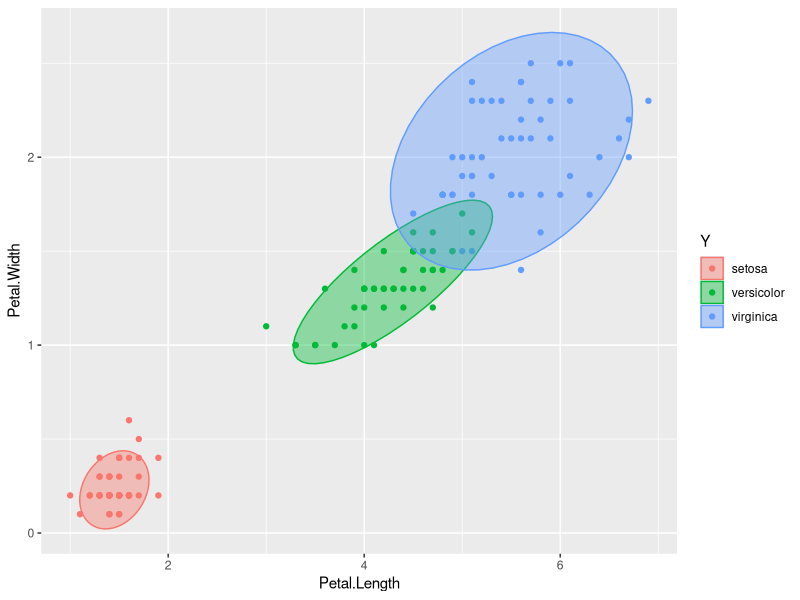
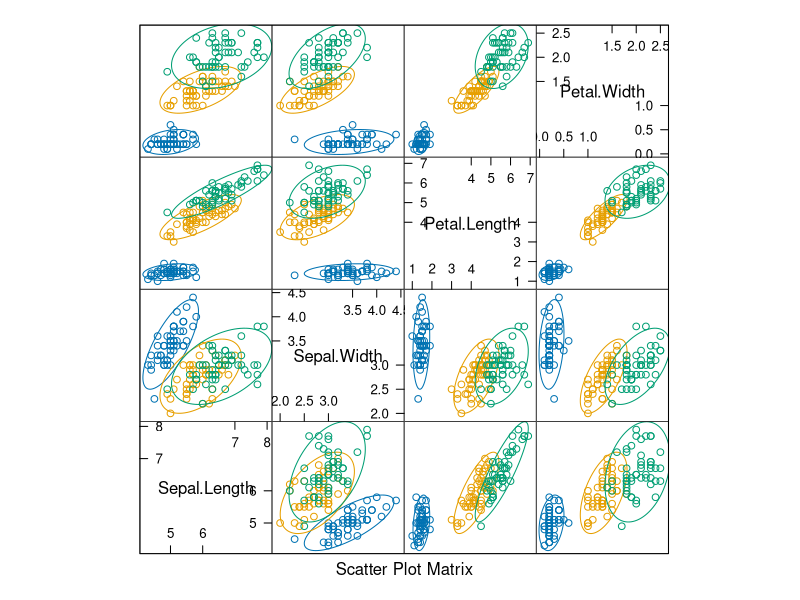
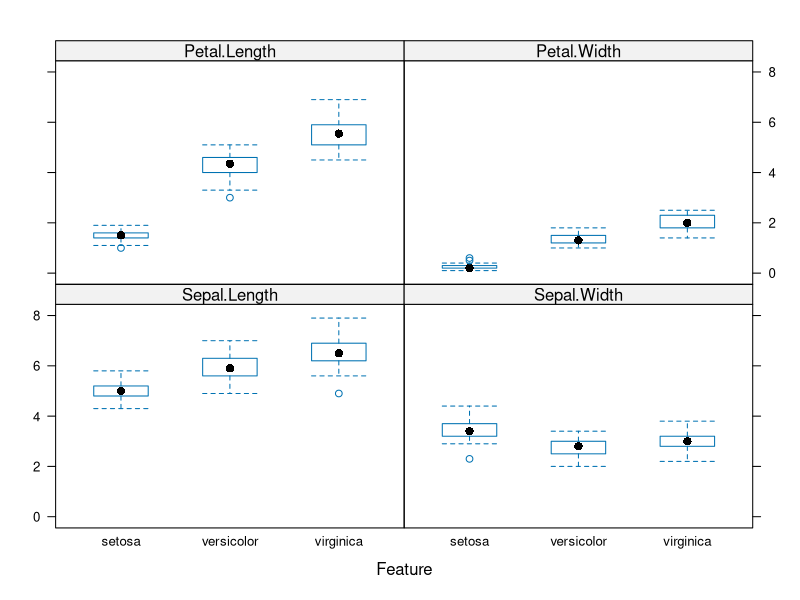
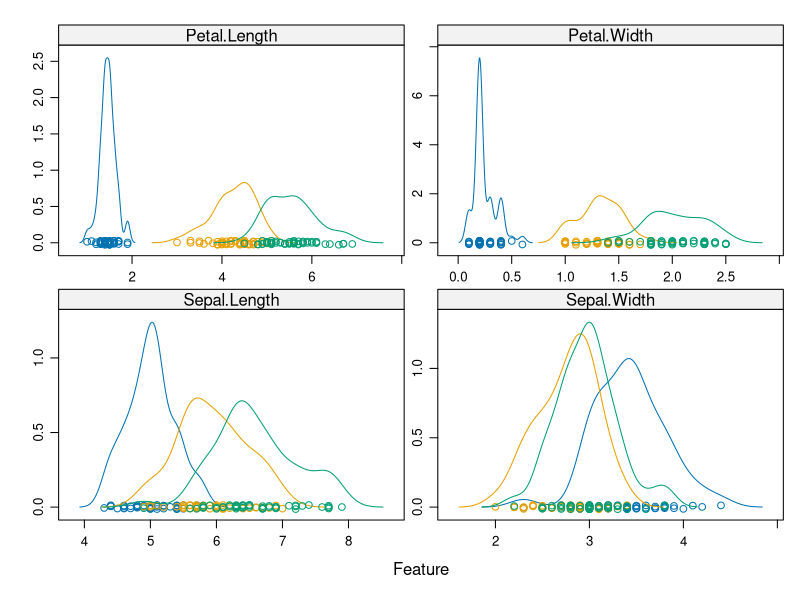
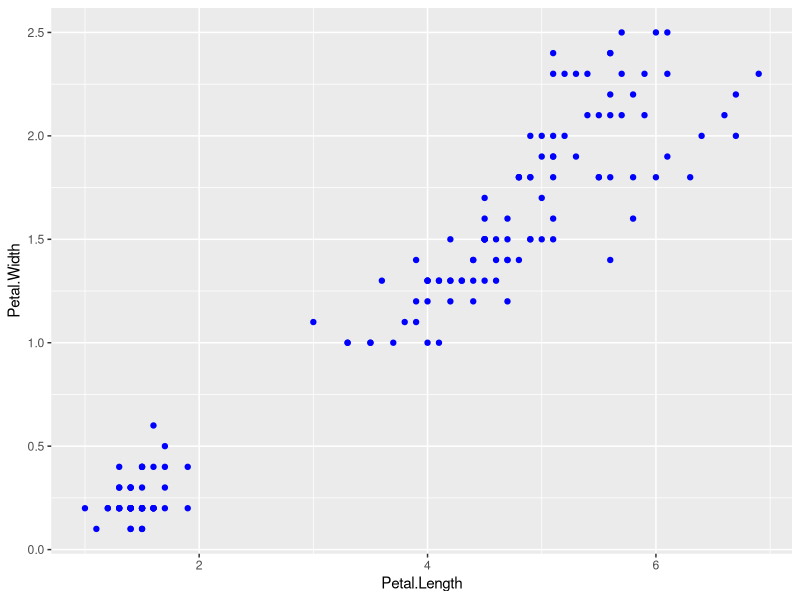
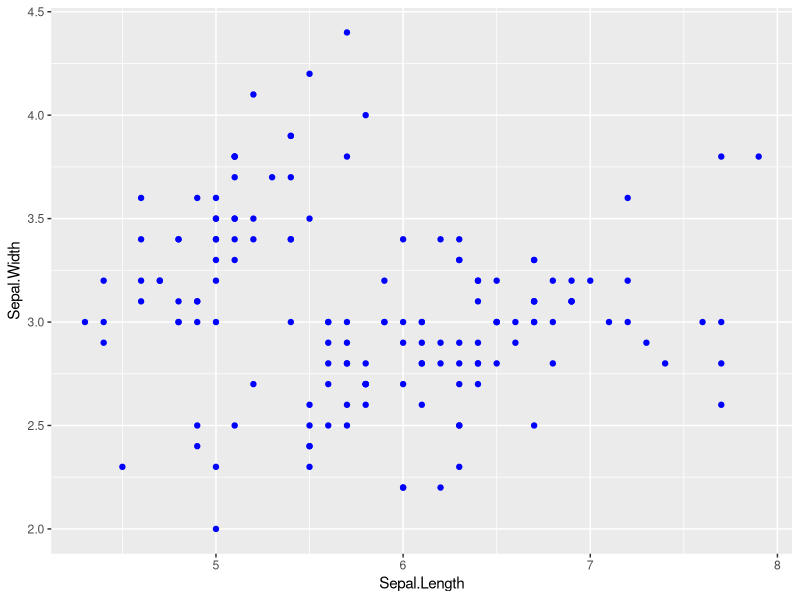
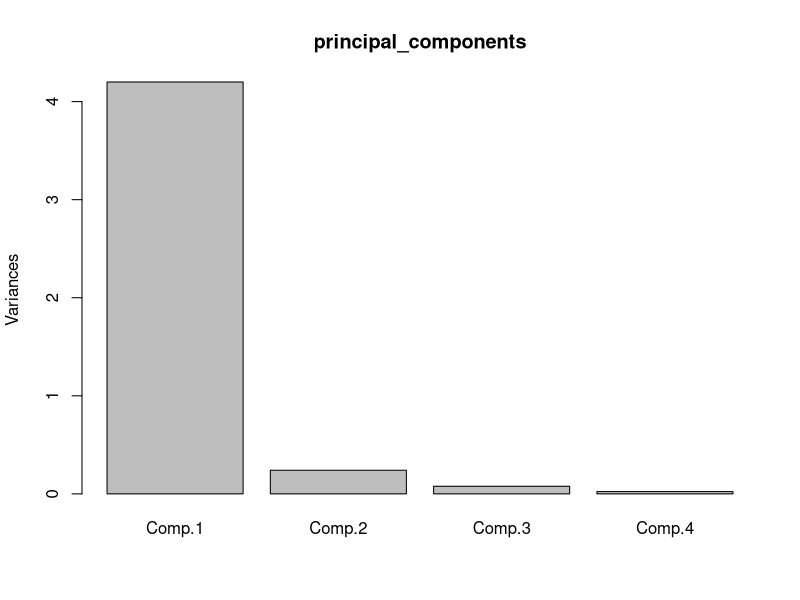
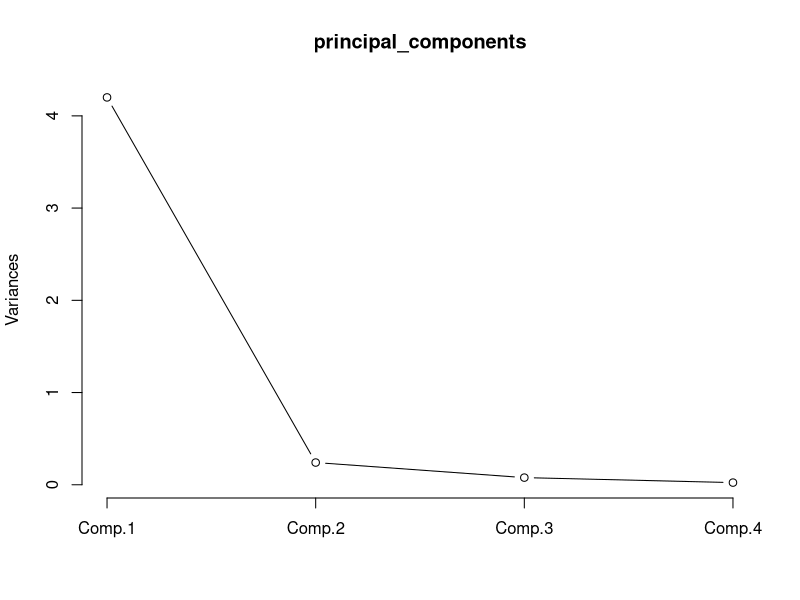

Write the R code that produced these figures, in order.
##########################################
### Principal Component Analysis (PCA) ###
##########################################

library(caret)
library(ggfortify)

# PCA with iris dataset
iris.df <- iris
head(iris.df)

# creating another dataframe from iris dataset that contains the columns from 1 to 4
X <- iris.df[,1:4]
Y <- iris.df[,5]

## scatter plot of 2 variables colored by class
ggplot(X, aes(x = Petal.Length, y = Petal.Width, color = Y, fill = Y)) + geom_point() + 
  stat_ellipse(type = "t",geom = "polygon",alpha = 0.4)

## feature-class plots
featurePlot(x=X, y=Y, plot="ellipse")

featurePlot(x=X, y=Y, plot="box")

scales <- list(x=list(relation="free"), y=list(relation="free"))
featurePlot(x=X, y=Y, plot="density", scales=scales)

## Variance/Covariance/correlation

var(X$Petal.Width)
var(X$Petal.Length)
cov(X$Petal.Length,X$Petal.Width)
cor(X$Petal.Length,X$Petal.Width)

## scatter plot of 2 variables
ggplot(X, aes(x = Petal.Length, y = Petal.Width)) + geom_point(color="blue")

var(X$Sepal.Width)
var(X$Sepal.Length)
cov(X$Sepal.Length,X$Sepal.Width)
cor(X$Sepal.Length,X$Sepal.Width)

## scatter plot of 2 variables
ggplot(X, aes(x = Sepal.Length, y = Sepal.Width)) + geom_point(color="blue")


####### PCA #######

Xmat <- as.matrix(X)

Xc <- scale(Xmat, center = T, scale = F)

principal_components <- princomp(Xc)

summary(principal_components)

principal_components$loadings


# using the plot() function, we can plot the principal components.
plot(principal_components)

# plotting the principal_components using the a line in plot() functions 
plot(principal_components, type = "l")

# using rhw biplot() function we can plot the components
biplot(principal_components)

## using autoplot() function to plot the components
autoplot(principal_components, data = iris, colour = 'Species',
         loadings = TRUE, loadings.colour = 'blue',
         loadings.label = TRUE, loadings.label.size = 3, scale = 0)

## scatter plot of dataset in PCs
ggplot(principal_components$scores, aes(x = Comp.1, y = Comp.2)) + geom_point(color="blue")

# loadings
principal_components$loadings


####### PCA Manually #########

C <- cov(Xc)

C.eigens <-  eigen(C)

C.eigens$vectors
C.eigens$values

V <- C.eigens$vectors

Z <- Xc %*% V

## scatter plot of dataset in PCs
ggplot(Z, aes(x = Z[,1], y = -Z[,2])) + geom_point(color="blue")


####### Exercise #######

library(MASS)

Boston.c <- Boston

principal_components <- princomp(Boston.c)

principal_components$loadings

summary(principal_components)


####### THE END #######
